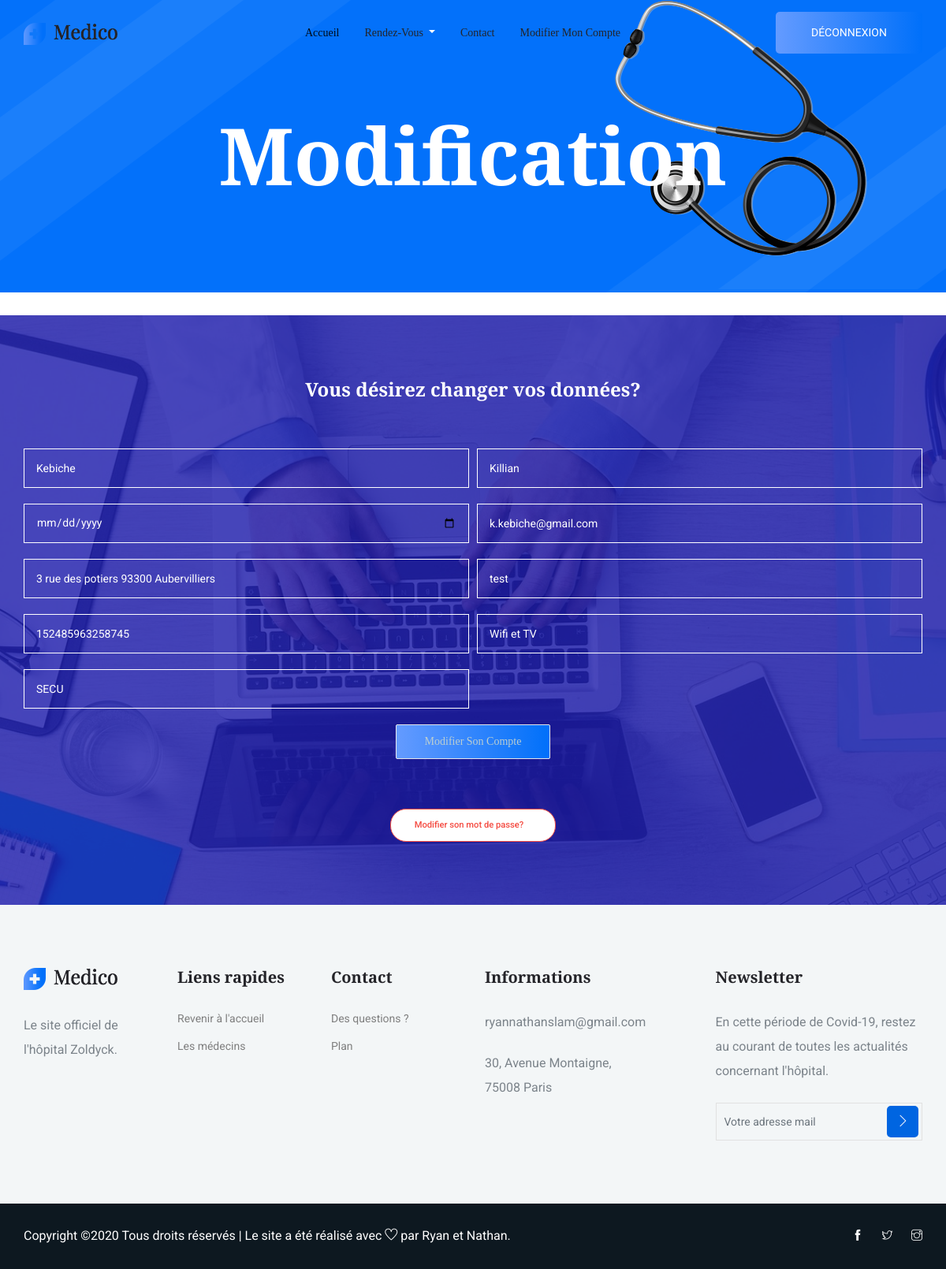
Screenshot of /views/modification.php (signed in) with the database file from the repository.
### tables this page shows
CREATE TABLE IF NOT EXISTS `compte` (
  `id` int(11) NOT NULL AUTO_INCREMENT,
  `nom` varchar(50) NOT NULL,
  `prenom` varchar(50) NOT NULL,
  `date_naissance` varchar(10) DEFAULT NULL,
  `mail` varchar(50) DEFAULT NULL,
  `adresse` text,
  `mutuelle` varchar(50) DEFAULT NULL,
  `num_sec_soc` varchar(15) DEFAULT NULL,
  `option_chambre` varchar(10) DEFAULT NULL,
  `regime` text,
  `mdp` varchar(50) NOT NULL,
  `role` varchar(7) NOT NULL,
  `confirme` int(11) NOT NULL,
  PRIMARY KEY (`id`),
  UNIQUE KEY `fk_patient` (`nom`)
);

### views/modification.php (the view, shortened to what this page needs)
<!doctype html>
<html lang="en">
<?php
require_once('navbar.php');
try{
  $bdd= new PDO('mysql:host=localhost;dbname=hopital; charset=utf8','root','');
}
catch (Exception $e){
  die('Erreur:'.$e->getMessage());
}
$req = $bdd->prepare('SELECT id FROM compte WHERE mail=?');
$req->execute(array("k.kebiche@gmail.com"));
$id= $req->fetch();
$rec = $bdd->prepare('SELECT * FROM compte WHERE id=?');
$rec->execute(array($id[0]));
$donnees= $rec->fetch();
?>
<head>
     <section class="breadcrumb_part breadcrumb_bg">
        <div class="container">
            <div class="row">
                <div class="col-lg-12">
                    <div class="breadcrumb_iner">
                        <div class="breadcrumb_iner_item">
                            <h2>Modification</h2>
                        </div>
                    </div>
                </div>
            </div>
        </div>
    </section>
    <section class="regervation_part section_padding">
        <div class="container">
            <div class="row align-items-center regervation_content">
                <div class="col-lg-12">
                   <div class="regervation_part_iner">
                        <form action="../traitement/modification.php" method="post">
                          <center>
                           <h2>Vous désirez changer vos données? </h2> </center>
                            <div class="form-row">
                                <div class="form-group col-md-6">
                                    <input type="name" class="form-control" name="nom" placeholder="Votre nom : " <?php echo 'value='.'"'.$donnees["nom"].'"'.''?>>
                                </div>
                                <div class="form-group col-md-6">
                                    <input type="name" class="form-control" name="prenom" placeholder="Votre prénom : " <?php echo 'value='.'"'.$donnees["prenom"].'"'.''?>>
                                </div>
                                <div class="form-group col-md-6">
                                    <input type="date" class="form-control" name="date_naissance" placeholder="Votre date de naissance : " <?php echo 'value='.'"'.$donnees["date_naissance"].'"'.''?>>
                                </div>
                                <div class="form-group col-md-6">
                                    <input type="email" class="form-control" name="mail" placeholder="Votre mail : " <?php echo 'value='.'"'.$donnees["mail"].'"'.''?>>
                                </div>
                                <div class="form-group col-md-6">
                                    <input type="name" class="form-control" name="adresse" placeholder="Votre adresse : " <?php echo 'value='.'"'.$donnees["adresse"].'"'.''?>>
                                </div>
                                <div class="form-group col-md-6">
                                    <input type="name" class="form-control" name="mutuelle" placeholder="Votre mutuelle : " <?php echo 'value='.'"'.$donnees["mutuelle"].'"'.''?>>
                                </div>
                                <div class="form-group col-md-6">
                                    <input type="tel" class="form-control" name="num_sec_soc"   maxlength="15" placeholder="Votre numéro de sécurité sociale : " <?php echo 'value='.'"'.$donnees["num_sec_soc"].'"'.''?>>
                                </div>
                                <div class="form-group col-md-6">
                                    <input type="name" class="form-control" name="option_chambre" placeholder="Vos options de chambre (Wifi et/ou TV) : " maxlength="10" <?php echo 'value='.'"'.$donnees["option_chambre"].'"'.''?>>
                                </div>
                                <div class="form-group col-md-6">
                                    <input type="name" class="form-control" name="regime" placeholder="Votre régime : " <?php echo 'value='.'"'.$donnees["regime"].'"'.''?>>
                                </div>
<br/>
                            </div>
                            <div class="regerv_btn"><center>
                                <input type="submit" class="btn_1" name="btn" value="Modifier son compte">
                                <br/>  </center>
                              </br/>		<center>
<br/>
                                <a href="../landing.php" class="genric-btn danger-border circle arrow"> Modifier son mot de passe? </a></center>
                            </div>
                        </form>
                    </div>
                </div>
            </div>
        </div>
    </section>
    <?php
    require_once('footer.php');
     ?>
</html>

### rows the page displays
compte: nom "Kebiche", prenom "Killian", mail "k.kebiche@gmail.com", adresse "3 rue des potiers 93300 Aubervilliers", mutuelle "test", num_sec_soc "152485963258745", option_chambre "Wifi et TV", regime "SECU"
